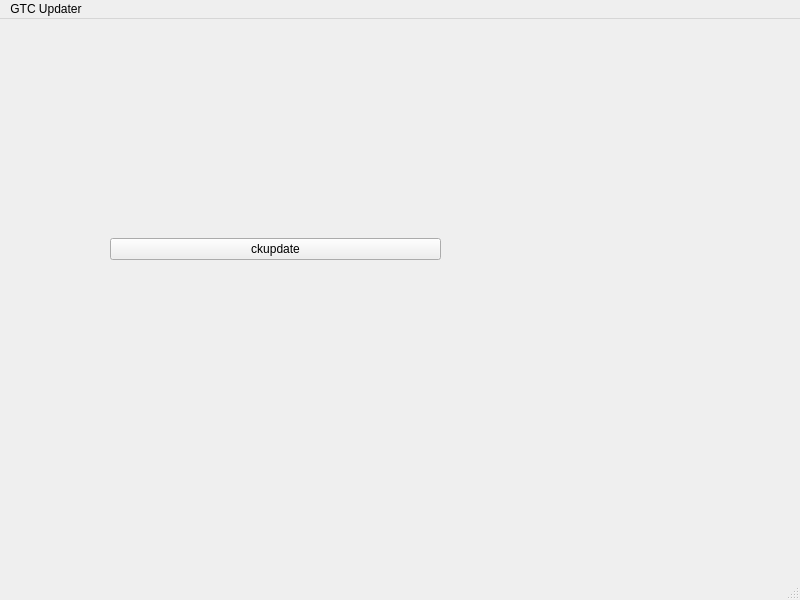
<?xml version="1.0" encoding="UTF-8"?>
<ui version="4.0">
 <class>MainWindow</class>
 <widget class="QMainWindow" name="MainWindow">
  <property name="geometry">
   <rect>
    <x>0</x>
    <y>0</y>
    <width>800</width>
    <height>600</height>
   </rect>
  </property>
  <property name="windowTitle">
   <string>MainWindow</string>
  </property>
  <widget class="QWidget" name="centralwidget">
   <widget class="QWidget" name="verticalLayoutWidget">
    <property name="geometry">
     <rect>
      <x>110</x>
      <y>80</y>
      <width>331</width>
      <height>161</height>
     </rect>
    </property>
    <layout class="QVBoxLayout" name="verticalLayout">
     <item>
      <widget class="QLabel" name="lbloutput">
       <property name="text">
        <string/>
       </property>
      </widget>
     </item>
     <item>
      <widget class="QPushButton" name="ckupdate">
       <property name="text">
        <string>ckupdate</string>
       </property>
      </widget>
     </item>
    </layout>
   </widget>
  </widget>
  <widget class="QMenuBar" name="menubar">
   <property name="geometry">
    <rect>
     <x>0</x>
     <y>0</y>
     <width>800</width>
     <height>23</height>
    </rect>
   </property>
   <widget class="QMenu" name="menuGTC_Updater">
    <property name="title">
     <string>GTC Updater</string>
    </property>
   </widget>
   <addaction name="menuGTC_Updater"/>
  </widget>
  <widget class="QStatusBar" name="statusbar"/>
 </widget>
 <resources/>
 <connections/>
</ui>
